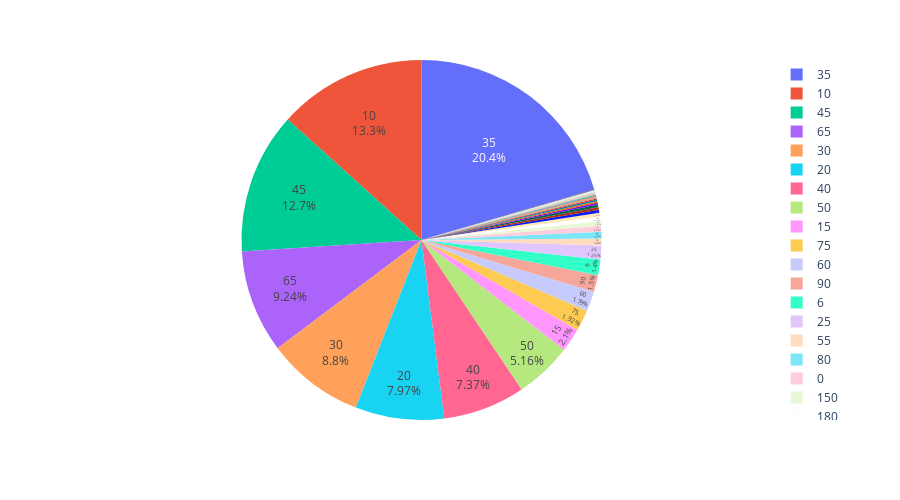

Notebook code for this chart:
### Code cell
plot_pie_chart(class_counts_df, 'counts', class_column)

### Figure 1 — Plotly figure (JSON) as saved in the notebook; plotly's stock layout.template omitted (floating-point values rounded to 4 significant figures)
{"data": [{"customdata": [[0], [0], [0], [0], [0], [0], [1], [1], [1], [1], [1], [1], [1], [1], [0], [1], [0], [1], [0], [1], [0], [0], [1], [0], [1], [1], [0], [1], [1], [0], [1], [0], [0], [0], [1], [0], [0], [1], [0], [0], [1], [0], [1], [0], [0], [1], [0], [0], [1], [1], [0], [1], [0], [1], [0], [1], [0], [1], [1], [0], [1], [1], [1], [1], [0], [1], [1], [1], [0], [1], [1], [1], [1], [0], [1]], "domain": {"x": [0, 1], "y": [0, 1]}, "hovertemplate": "collision_energy=%{label}<br>counts=%{value}<br>ionization_mode_id=%{customdata[0]}<extra></extra>", "labels": [-35, -24, -20, -14, -12, 0, 0, 0.6, 0.7, 0.75, 0.8, 0.85, 1, 5, 6, 6, 10, 10, 15, 15, 19, 20, 20, 25, 25, 29.54, 30, 30, 31.64, 35, 35, 39.91, 39.91, 40, 40, 44.96, 45, 45, 48.5, 50, 50, 55, 55, 59.01, 60, 60, 64.48, 65, 65, 70, 75, 75, 80, 80, 85, 85, 90, 90, 95, 100, 100, 105, 110, 115, 120, 120, 125, 140, 150, 150, 155, 165, 175, 180, 180], "legendgroup": "", "name": "", "showlegend": true, "textinfo": "percent+label", "textposition": "inside", "type": "pie", "values": [2, 1, 1, 1, 1, 8, 12, 2, 1, 1, 1, 1, 3, 2, 25, 29, 179, 335, 22, 59, 1, 109, 198, 10, 38, 1, 179, 160, 1, 272, 516, 1, 1, 99, 185, 1, 152, 337, 1, 72, 127, 1, 23, 1, 20, 49, 1, 86, 270, 10, 20, 54, 2, 21, 2, 7, 14, 44, 9, 1, 5, 6, 2, 6, 4, 9, 3, 1, 4, 12, 1, 1, 2, 4, 12]}], "layout": {"height": 500, "legend": {"tracegroupgap": 0}, "margin": {"t": 60}}}
